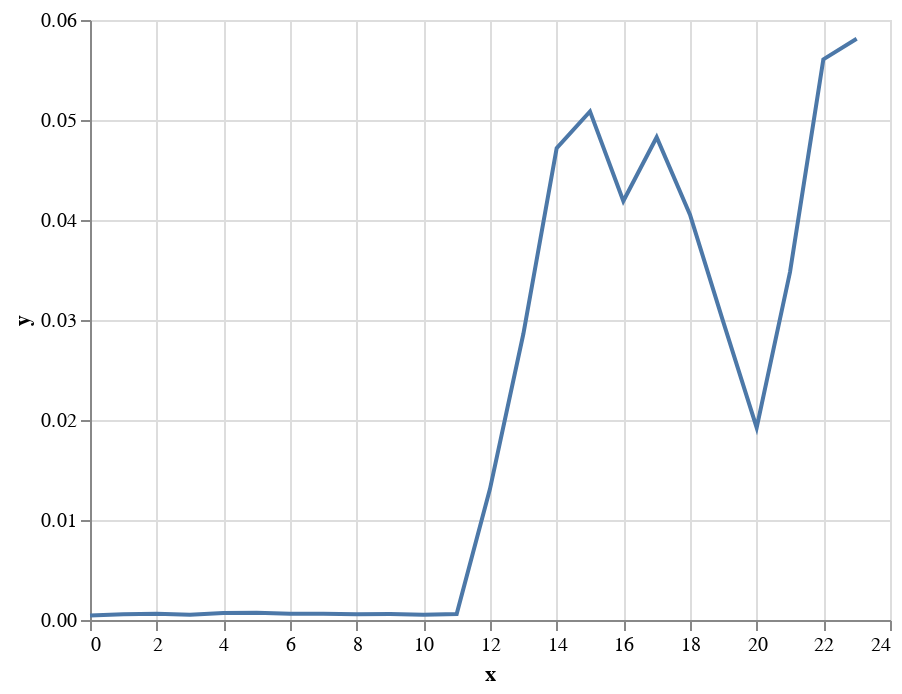

Write notebook code for a chart like this one.
### Code cell
alt.Chart(source).mark_line().encode(
    x='x',
    y='y'
)

### Figure 1 — Vega-Lite specification as saved in the notebook (floating-point values rounded to 4 significant figures)
{"config": {"view": {"continuousWidth": 400, "continuousHeight": 300}}, "data": {"name": "data-0205c53dd33899fc3ef3c9901199c3b0"}, "mark": "line", "encoding": {"x": {"type": "quantitative", "field": "x"}, "y": {"type": "quantitative", "field": "y"}}, "$schema": "https://vega.github.io/schema/vega-lite/v4.8.1.json", "datasets": {"data-0205c53dd33899fc3ef3c9901199c3b0": [{"x": 0, "y": 0.0004581}, {"x": 1, "y": 0.0005755}, {"x": 2, "y": 0.0006207}, {"x": 3, "y": 0.0005278}, {"x": 4, "y": 0.0007015}, {"x": 5, "y": 0.0007253}, {"x": 6, "y": 0.0006177}, {"x": 7, "y": 0.0006278}, {"x": 8, "y": 0.0005801}, {"x": 9, "y": 0.0005904}, {"x": 10, "y": 0.0005364}, {"x": 11, "y": 0.0005998}, {"x": 12, "y": 0.01312}, {"x": 13, "y": 0.0286}, {"x": 14, "y": 0.04719}, {"x": 15, "y": 0.05086}, {"x": 16, "y": 0.0419}, {"x": 17, "y": 0.04828}, {"x": 18, "y": 0.04054}, {"x": 19, "y": 0.02979}, {"x": 20, "y": 0.01923}, {"x": 21, "y": 0.03479}, {"x": 22, "y": 0.05606}, {"x": 23, "y": 0.05812}]}}
